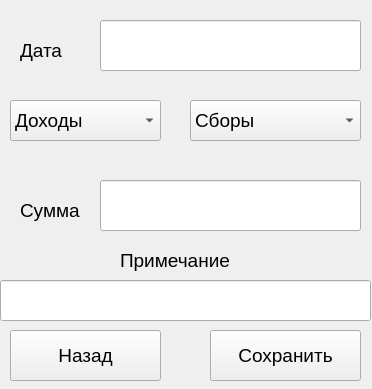
<?xml version="1.0" encoding="UTF-8"?>
<ui version="4.0">
 <class>AddWindow</class>
 <widget class="QMainWindow" name="AddWindow">
  <property name="geometry">
   <rect>
    <x>0</x>
    <y>0</y>
    <width>372</width>
    <height>389</height>
   </rect>
  </property>
  <property name="windowTitle">
   <string>Сохранение записи</string>
  </property>
  <widget class="QWidget" name="centralwidget">
   <widget class="QComboBox" name="comboBox_plus_or_minus">
    <property name="geometry">
     <rect>
      <x>10</x>
      <y>100</y>
      <width>151</width>
      <height>41</height>
     </rect>
    </property>
    <property name="font">
     <font>
      <pointsize>14</pointsize>
     </font>
    </property>
    <item>
     <property name="text">
      <string>Доходы</string>
     </property>
    </item>
    <item>
     <property name="text">
      <string>Траты</string>
     </property>
    </item>
   </widget>
   <widget class="QComboBox" name="comboBox_spend_type">
    <property name="geometry">
     <rect>
      <x>190</x>
      <y>100</y>
      <width>171</width>
      <height>41</height>
     </rect>
    </property>
    <property name="font">
     <font>
      <pointsize>14</pointsize>
     </font>
    </property>
    <item>
     <property name="text">
      <string>Сборы</string>
     </property>
    </item>
    <item>
     <property name="text">
      <string>Еда</string>
     </property>
    </item>
    <item>
     <property name="text">
      <string>Развлечения</string>
     </property>
    </item>
    <item>
     <property name="text">
      <string>На себя</string>
     </property>
    </item>
    <item>
     <property name="text">
      <string>Долги</string>
     </property>
    </item>
    <item>
     <property name="text">
      <string>Кредитка</string>
     </property>
    </item>
    <item>
     <property name="text">
      <string>Сервисы</string>
     </property>
    </item>
    <item>
     <property name="text">
      <string>Прочее</string>
     </property>
    </item>
   </widget>
   <widget class="QLineEdit" name="lineEdit_date">
    <property name="geometry">
     <rect>
      <x>100</x>
      <y>20</y>
      <width>261</width>
      <height>51</height>
     </rect>
    </property>
    <property name="font">
     <font>
      <pointsize>14</pointsize>
     </font>
    </property>
   </widget>
   <widget class="QLabel" name="label_date">
    <property name="geometry">
     <rect>
      <x>20</x>
      <y>20</y>
      <width>61</width>
      <height>61</height>
     </rect>
    </property>
    <property name="font">
     <font>
      <pointsize>14</pointsize>
     </font>
    </property>
    <property name="text">
     <string>Дата</string>
    </property>
   </widget>
   <widget class="QLineEdit" name="lineEdit_cost">
    <property name="geometry">
     <rect>
      <x>100</x>
      <y>180</y>
      <width>261</width>
      <height>51</height>
     </rect>
    </property>
    <property name="font">
     <font>
      <pointsize>14</pointsize>
     </font>
    </property>
    <property name="text">
     <string/>
    </property>
   </widget>
   <widget class="QLabel" name="label_cost">
    <property name="geometry">
     <rect>
      <x>20</x>
      <y>180</y>
      <width>81</width>
      <height>61</height>
     </rect>
    </property>
    <property name="font">
     <font>
      <pointsize>14</pointsize>
     </font>
    </property>
    <property name="text">
     <string>Сумма</string>
    </property>
   </widget>
   <widget class="QPushButton" name="btn_back">
    <property name="geometry">
     <rect>
      <x>10</x>
      <y>330</y>
      <width>151</width>
      <height>51</height>
     </rect>
    </property>
    <property name="font">
     <font>
      <pointsize>14</pointsize>
     </font>
    </property>
    <property name="text">
     <string>Назад</string>
    </property>
   </widget>
   <widget class="QPushButton" name="btn_save">
    <property name="geometry">
     <rect>
      <x>210</x>
      <y>330</y>
      <width>151</width>
      <height>51</height>
     </rect>
    </property>
    <property name="font">
     <font>
      <pointsize>14</pointsize>
     </font>
    </property>
    <property name="text">
     <string>Сохранить</string>
    </property>
   </widget>
   <widget class="QLabel" name="label">
    <property name="geometry">
     <rect>
      <x>120</x>
      <y>240</y>
      <width>131</width>
      <height>41</height>
     </rect>
    </property>
    <property name="font">
     <font>
      <pointsize>14</pointsize>
     </font>
    </property>
    <property name="text">
     <string>Примечание</string>
    </property>
   </widget>
   <widget class="QLineEdit" name="lineEdit">
    <property name="geometry">
     <rect>
      <x>0</x>
      <y>280</y>
      <width>371</width>
      <height>41</height>
     </rect>
    </property>
    <property name="font">
     <font>
      <pointsize>10</pointsize>
     </font>
    </property>
   </widget>
  </widget>
 </widget>
 <resources/>
 <connections/>
</ui>
